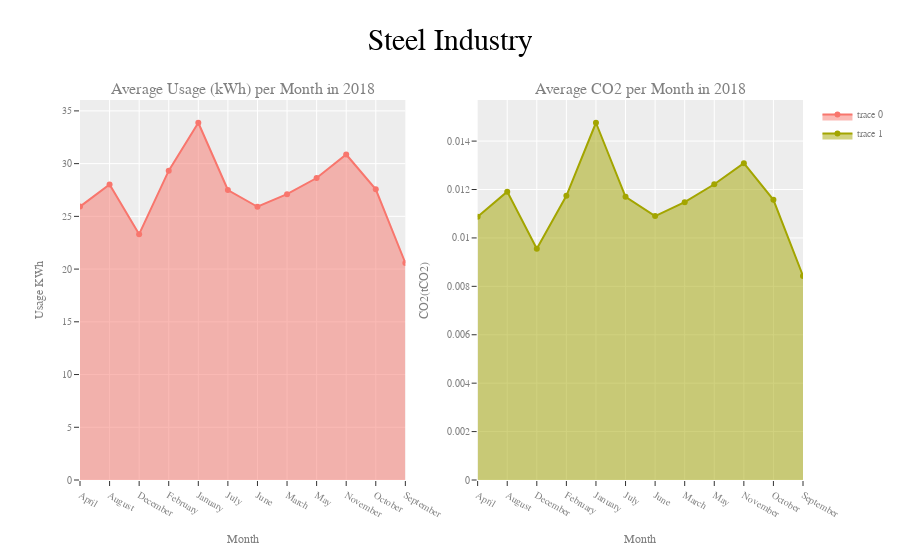

The notebook cell this image was saved under:
### Code cell
iplot(fig)

### Figure 1 — Plotly figure (JSON) as saved in the notebook; plotly's stock layout.template omitted (floating-point values rounded to 4 significant figures)
{"data": [{"fill": "tozeroy", "type": "scatter", "x": ["April", "August", "December", "February", "January", "July", "June", "March", "May", "November", "October", "September"], "xaxis": "x", "y": [25.92, 28.02, 23.31, 29.33, 33.88, 27.5, 25.91, 27.11, 28.64, 30.87, 27.56, 20.58], "yaxis": "y"}, {"fill": "tozeroy", "type": "scatter", "x": ["April", "August", "December", "February", "January", "July", "June", "March", "May", "November", "October", "September"], "xaxis": "x2", "y": [0.01088, 0.01191, 0.00955, 0.01174, 0.01476, 0.0117, 0.0109, 0.01148, 0.01222, 0.01309, 0.01157, 0.008431], "yaxis": "y2"}], "layout": {"annotations": [{"font": {"size": 16}, "showarrow": false, "text": "Average Usage (kWh) per Month in 2018", "x": 0.225, "xanchor": "center", "xref": "paper", "y": 1, "yanchor": "bottom", "yref": "paper"}, {"font": {"size": 16}, "showarrow": false, "text": "Average CO2 per Month in 2018", "x": 0.775, "xanchor": "center", "xref": "paper", "y": 1, "yanchor": "bottom", "yref": "paper"}], "font": {"color": "gray", "family": "Times New Roman", "size": 10}, "title": {"font": {"color": "black", "family": "TImes New Roman Bold", "size": 30}, "text": "Steel Industry"}, "xaxis": {"anchor": "y", "domain": [0, 0.45], "title": {"text": "Month"}}, "xaxis2": {"anchor": "y2", "domain": [0.55, 1], "title": {"text": "Month"}}, "yaxis": {"anchor": "x", "domain": [0, 1], "title": {"text": "Usage KWh"}}, "yaxis2": {"anchor": "x2", "domain": [0, 1], "title": {"text": "CO2(tCO2)"}}}}
